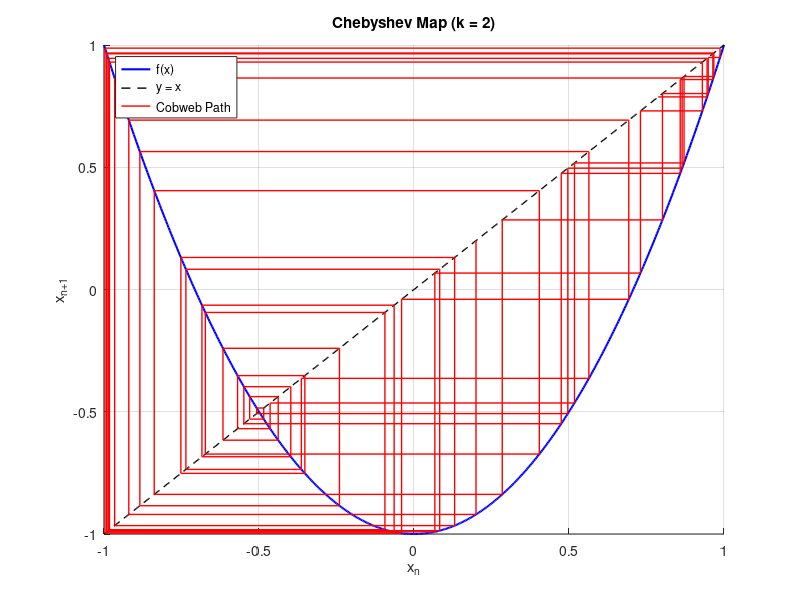

MATLAB code to generate this figure:
clc; clear; close all;

% Parameter Chebyshev Map
k = 2;                % Orde (k ≥ 2, semakin tinggi semakin kompleks)
x0 = 0.2;             % Seed awal dalam [-1,1]
N = 50;               % Jumlah iterasi
x = zeros(1, N+1);
x(1) = x0;

% Definisi fungsi Chebyshev Map (orde k)
% Chebyshev polinomial: x_{n+1} = cos(k * arccos(x_n))
f = @(x) cos(k * acos(x));

% Simulasi iterasi
for n = 1:N
    x(n+1) = f(x(n));
end

% Grid untuk kurva f(x) dan garis y=x
xgrid = linspace(-1,1,500);
ygrid = f(xgrid);

% Plot Cobweb
figure('Position',[100 100 800 600]); hold on;
plot(xgrid, ygrid, 'b', 'LineWidth',1.5);       % Kurva f(x)
plot(xgrid, xgrid, 'k--', 'LineWidth',1);       % Garis y = x
title(sprintf('Chebyshev Map (k = %d)', k));
xlabel('x_n'); ylabel('x_{n+1}');
grid on;

% Gambar lintasan cobweb
xn = x0;
for n = 1:N
    x_next = f(xn);
    % Garis vertikal: (xn, xn) ke (xn, x_{n+1})
    plot([xn xn], [xn x_next], 'r', 'LineWidth',1);
    % Garis horizontal: (xn, x_{n+1}) ke (x_{n+1}, x_{n+1})
    plot([xn x_next], [x_next x_next], 'r', 'LineWidth',1);
    xn = x_next;
end

legend({'f(x)','y = x','Cobweb Path'}, 'Location','NorthWest');
axis([-1 1 -1 1]);
